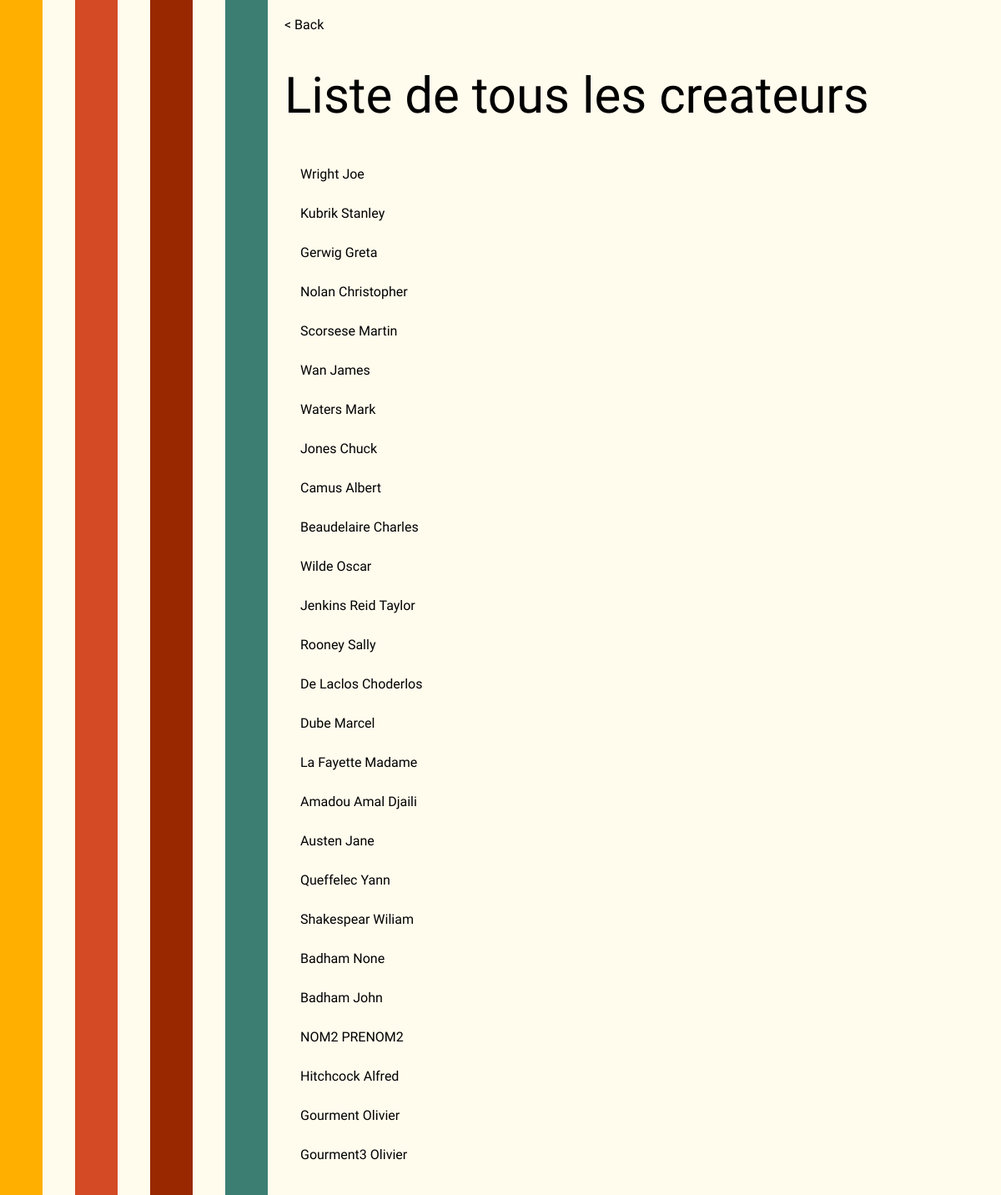
The page /liste_createur.html on the database as committed earlier.
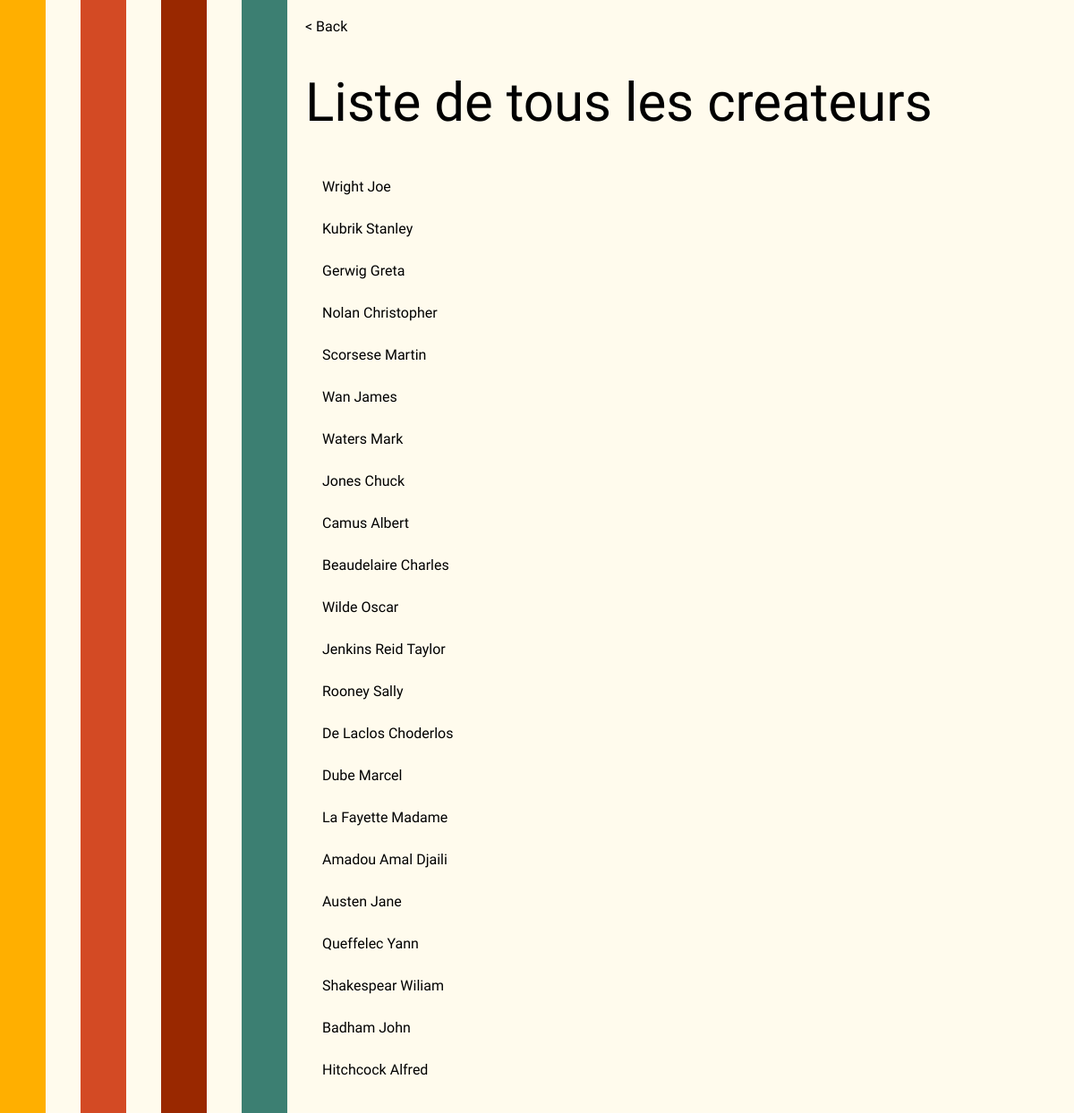
The same page on the database as committed later.
### tables this page shows
CREATE TABLE "Createur" (
	"id"	INTEGER,
	"prenom"	TEXT,
	"nom"	TEXT,
	PRIMARY KEY("id")
);

### main.py (the view)
@app.route('/liste_createur.html')
def createurs_film():
    print()
    createurs = db.get_all_createur()
    print(createurs)
    return render_template("liste_createur.html", createurs=createurs)

### database.py (called while the page is built)
def _select(requete, params=None):
    with sqlite3.connect(DBNAME) as db:
        c = db.cursor()
        if params is None:
            c.execute(requete)
        else:
            c.execute(requete, params)
        res = c.fetchall()
        c.close()
    return res

def get_all_createur():
    requete = """select nom, prenom from Createur"""
    return _select(requete)

### templates/liste_createur.html (shortened to what this page needs)
{% extends "common_layout.html" %}
{% block container %}
<div class="row">
    <div class="colorLine yellow"><p style="color:#FFAF00;"></p></div>
    <div class="creamLine"></div>
    <div class="colorLine orange"><p style="color:#D34A24"></p></div>
    <div class="creamLine"></div>
    <div class="colorLine red"><p style="color:#992800"></p></div>
    <div class="creamLine"></div>
    <div class="colorLine green"><p style="color:#3C7F72"></p></div>
    <div class="main">
        <a href="/" style="color:black">< Back</a>
        <h1 class="title is-1">Liste de tous les createurs</h1>
        {%for createur in createurs%}
            <div class="conteneurEx">
                <div class="conteneurCreateur">
                <table>
                    <tr>
                        <td>{{ createur[0] }}</td><td>{{ createur[1] }}</td>
                    </tr>
                </table>
                </div>
            </div>
        {%endfor%}
    </div>
</div>
{% endblock %}

### templates/common_layout.html (shortened to what this page needs)
<!DOCTYPE html>
<html lang='fr'>
<head>
  <link rel="stylesheet" href="{{ url_for('static', filename='style.css') }}"/>
</head>
<body>
{% block content %}
  {% block container %}
  {% endblock %}
{% endblock %}
</body>
</html>

### static/style.css (style rules this page uses)
* { box-sizing: border-box; }
body { font-family: "Calistoga"; margin: 0; background-color: #FFFBED; height: 100%; }
h1 { font-size: 60px; font-weight: 100; }
.row { display: flex; -ms-flex-wrap: wrap; flex-wrap: wrap; }
.colorLine { -ms-flex: 2%; flex: 2%; padding: 1px; }
.creamLine { -ms-flex: 1%; flex: 1%; background-color: #FFFBED; }
.main { -ms-flex: 71%; flex: 71%; background-color: #FFFBED; padding: 20px; height: auto; }
.green { background-color: #3C7F72; }
.red { background-color: #992800; }
.orange { background-color: #D34A24; }
.yellow { background-color: #FFAF00; }
a { text-decoration: none; color: #fff; }
.conteneurCreateur { border: 1px solid #FFFBED; width: fit-content; padding: 5px; margin:10px; position: relative; border-radius: 5px; }

Rows that differ between the two databases and show on the page:
removed Createur: nom "Badham", prenom "None"
removed Createur: nom "NOM2", prenom "PRENOM2"
removed Createur: nom "Gourment", prenom "Olivier"
removed Createur: nom "Gourment3", prenom "Olivier"
